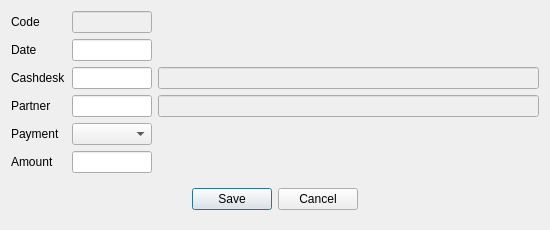
<?xml version="1.0" encoding="UTF-8"?>
<ui version="4.0">
 <class>DlgPartnerPayment</class>
 <widget class="QDialog" name="DlgPartnerPayment">
  <property name="geometry">
   <rect>
    <x>0</x>
    <y>0</y>
    <width>550</width>
    <height>215</height>
   </rect>
  </property>
  <property name="windowTitle">
   <string>Partner payment</string>
  </property>
  <layout class="QGridLayout" name="gridLayout">
   <item row="0" column="0">
    <widget class="QLabel" name="label">
     <property name="text">
      <string>Code</string>
     </property>
    </widget>
   </item>
   <item row="4" column="1">
    <widget class="QComboBox" name="comboBox">
     <property name="maximumSize">
      <size>
       <width>80</width>
       <height>80</height>
      </size>
     </property>
    </widget>
   </item>
   <item row="3" column="0">
    <widget class="QLabel" name="label_3">
     <property name="text">
      <string>Partner</string>
     </property>
    </widget>
   </item>
   <item row="1" column="1">
    <widget class="QLineEdit" name="deDate">
     <property name="maximumSize">
      <size>
       <width>80</width>
       <height>80</height>
      </size>
     </property>
    </widget>
   </item>
   <item row="3" column="1">
    <widget class="QLineEdit" name="lePartner">
     <property name="maximumSize">
      <size>
       <width>80</width>
       <height>80</height>
      </size>
     </property>
    </widget>
   </item>
   <item row="0" column="1">
    <widget class="QLineEdit" name="leCode">
     <property name="enabled">
      <bool>false</bool>
     </property>
     <property name="maximumSize">
      <size>
       <width>80</width>
       <height>80</height>
      </size>
     </property>
    </widget>
   </item>
   <item row="4" column="0">
    <widget class="QLabel" name="label_4">
     <property name="text">
      <string>Payment</string>
     </property>
    </widget>
   </item>
   <item row="3" column="2">
    <widget class="QLineEdit" name="lePartnerName">
     <property name="enabled">
      <bool>false</bool>
     </property>
    </widget>
   </item>
   <item row="1" column="0">
    <widget class="QLabel" name="label_2">
     <property name="text">
      <string>Date</string>
     </property>
    </widget>
   </item>
   <item row="5" column="1">
    <widget class="QLineEdit" name="lineEdit_5">
     <property name="maximumSize">
      <size>
       <width>80</width>
       <height>80</height>
      </size>
     </property>
    </widget>
   </item>
   <item row="5" column="0">
    <widget class="QLabel" name="label_5">
     <property name="text">
      <string>Amount</string>
     </property>
    </widget>
   </item>
   <item row="6" column="0" colspan="3">
    <widget class="QWidget" name="widget" native="true">
     <layout class="QHBoxLayout" name="horizontalLayout">
      <item>
       <spacer name="horizontalSpacer">
        <property name="orientation">
         <enum>Qt::Horizontal</enum>
        </property>
        <property name="sizeHint" stdset="0">
         <size>
          <width>170</width>
          <height>20</height>
         </size>
        </property>
       </spacer>
      </item>
      <item>
       <widget class="QPushButton" name="btnOk">
        <property name="text">
         <string>Save</string>
        </property>
       </widget>
      </item>
      <item>
       <widget class="QPushButton" name="btncancel">
        <property name="text">
         <string>Cancel</string>
        </property>
       </widget>
      </item>
      <item>
       <spacer name="horizontalSpacer_2">
        <property name="orientation">
         <enum>Qt::Horizontal</enum>
        </property>
        <property name="sizeHint" stdset="0">
         <size>
          <width>170</width>
          <height>20</height>
         </size>
        </property>
       </spacer>
      </item>
     </layout>
    </widget>
   </item>
   <item row="2" column="0">
    <widget class="QLabel" name="label_6">
     <property name="text">
      <string>Cashdesk</string>
     </property>
    </widget>
   </item>
   <item row="2" column="1">
    <widget class="QLineEdit" name="leCash">
     <property name="maximumSize">
      <size>
       <width>80</width>
       <height>16777215</height>
      </size>
     </property>
    </widget>
   </item>
   <item row="2" column="2">
    <widget class="QLineEdit" name="leCachName">
     <property name="enabled">
      <bool>false</bool>
     </property>
    </widget>
   </item>
  </layout>
 </widget>
 <resources/>
 <connections/>
</ui>
